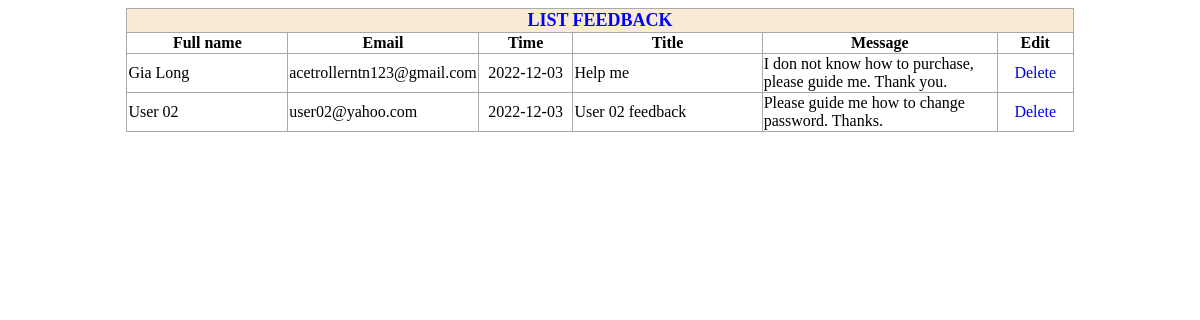
Screenshot of /admin/ListFeedback.php with the database file from the repository.
### tables this page shows
CREATE TABLE `contact` (
  `contact_id` int(11) NOT NULL,
  `contact_name` varchar(300) NOT NULL,
  `contact_email` varchar(300) NOT NULL,
  `contact_title` varchar(300) NOT NULL,
  `contact_message` varchar(1000) NOT NULL,
  `contact_time` date NOT NULL DEFAULT current_timestamp()
);

### admin/ListFeedback.php (the view, shortened to what this page needs)
<?php
    require_once ("DatabaseConnect.php");
    $sql = "SELECT * FROM contact";
    $result = $conn -> query($sql);
?>
<!DOCTYPE html>
<html lang="en">
<head>
    <link rel="stylesheet" href="CSS/Product_Manage_Style.css">
</head>
<body>
    <table border="1" id="ListProduct">
        <tr id="ListProductTitle">
            <td colspan="6">LIST FEEDBACK</td>
        </tr>
        <tr>
            <th width="17%">Full name</th>
            <th width="20%">Email</th>
            <th width="10%">Time</th>
            <th width="20%">Title</th>
            <th>Message</th>
            <th width="8%">Edit</th>
        </tr>
        <?php
            if(mysqli_num_rows($result) > 0)
                while($row = mysqli_fetch_assoc($result)){
        ?>
        <tr>
            <td><?php echo $row['contact_name']; ?></td>
            <td><?php echo $row['contact_email']; ?></td>
            <td class="tdEdit"><?php echo $row['contact_time']; ?></td>
            <td><?php echo $row['contact_title']; ?></td>
            <td><?php echo $row['contact_message']; ?></td>
            <td class="tdEdit">
                <a href="index.php?page=DeleteFeedback&id=<?php echo $row['contact_id']; ?>">Delete</a>
            </td>
        </tr>
        <?php
            }
        ?>
    </table>
</body>
</html>

### admin/CSS/Product_Manage_Style.css (style rules this page uses)
body { font-family: 'Tahoma'; font-weight: normal; }
table#ListProduct { margin: auto; width: 80%; border-collapse: collapse; border-color:darkgray; }
tr#ListProductTitle { font-size: large; color: blue; text-align: center; font-weight: bold; background-color: antiquewhite; }
td.tdEdit { text-align: center; }
a { text-decoration: none; }

### rows the page displays
contact: contact_name "Gia Long", contact_email "acetrollerntn123@gmail.com", contact_time "2022-12-03", contact_title "Help me", contact_message "I don not know how to purchase, please guide me. Thank you."
contact: contact_name "User 02", contact_email "user02@yahoo.com", contact_time "2022-12-03", contact_title "User 02 feedback", contact_message "Please guide me how to change password. Thanks."
